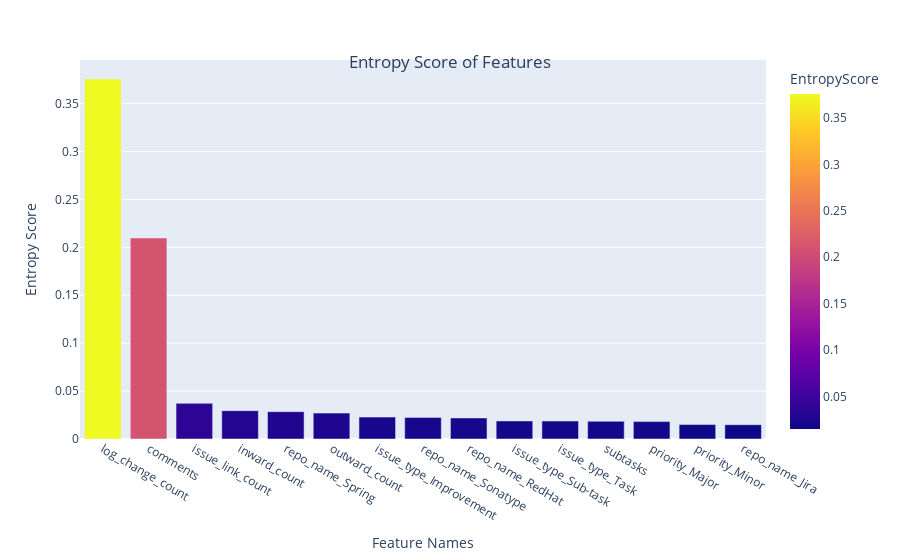

The notebook cell this image was saved under:
### Code cell
df1=pd.read_csv('../results/FeatureImportanceRandomForest.csv')

fig = px.bar(df1, x='Features', y='EntropyScore', color='EntropyScore')

fig.update_layout(
    title=dict(text="Entropy Score of Features",x=0.5, y=0.9),
    xaxis=dict(title="Feature Names"),
    yaxis=dict(title="Entropy Score")
)

fig.show()

### Figure 1 — Plotly figure (JSON) as saved in the notebook; plotly's stock layout.template omitted (floating-point values rounded to 4 significant figures)
{"data": [{"alignmentgroup": "True", "hovertemplate": "Features=%{x}<br>EntropyScore=%{marker.color}<extra></extra>", "legendgroup": "", "marker": {"color": [0.3758, 0.2098, 0.03722, 0.02957, 0.02852, 0.02702, 0.02289, 0.02255, 0.02198, 0.01885, 0.01875, 0.01849, 0.01821, 0.01504, 0.01492], "coloraxis": "coloraxis", "pattern": {"shape": ""}}, "name": "", "offsetgroup": "", "orientation": "v", "showlegend": false, "textposition": "auto", "type": "bar", "x": ["log_change_count", "comments", "issue_link_count", "inward_count", "repo_name_Spring", "outward_count", "issue_type_Improvement", "repo_name_Sonatype", "repo_name_RedHat", "issue_type_Sub-task", "issue_type_Task", "subtasks", "priority_Major", "priority_Minor", "repo_name_Jira"], "xaxis": "x", "y": [0.3758, 0.2098, 0.03722, 0.02957, 0.02852, 0.02702, 0.02289, 0.02255, 0.02198, 0.01885, 0.01875, 0.01849, 0.01821, 0.01504, 0.01492], "yaxis": "y"}], "layout": {"barmode": "relative", "coloraxis": {"colorbar": {"title": {"text": "EntropyScore"}}, "colorscale": [[0, "#0d0887"], [0.1111, "#46039f"], [0.2222, "#7201a8"], [0.3333, "#9c179e"], [0.4444, "#bd3786"], [0.5556, "#d8576b"], [0.6667, "#ed7953"], [0.7778, "#fb9f3a"], [0.8889, "#fdca26"], [1, "#f0f921"]]}, "legend": {"tracegroupgap": 0}, "margin": {"t": 60}, "title": {"text": "Entropy Score of Features", "x": 0.5, "y": 0.9}, "xaxis": {"anchor": "y", "domain": [0, 1], "title": {"text": "Feature Names"}}, "yaxis": {"anchor": "x", "domain": [0, 1], "title": {"text": "Entropy Score"}}}}
